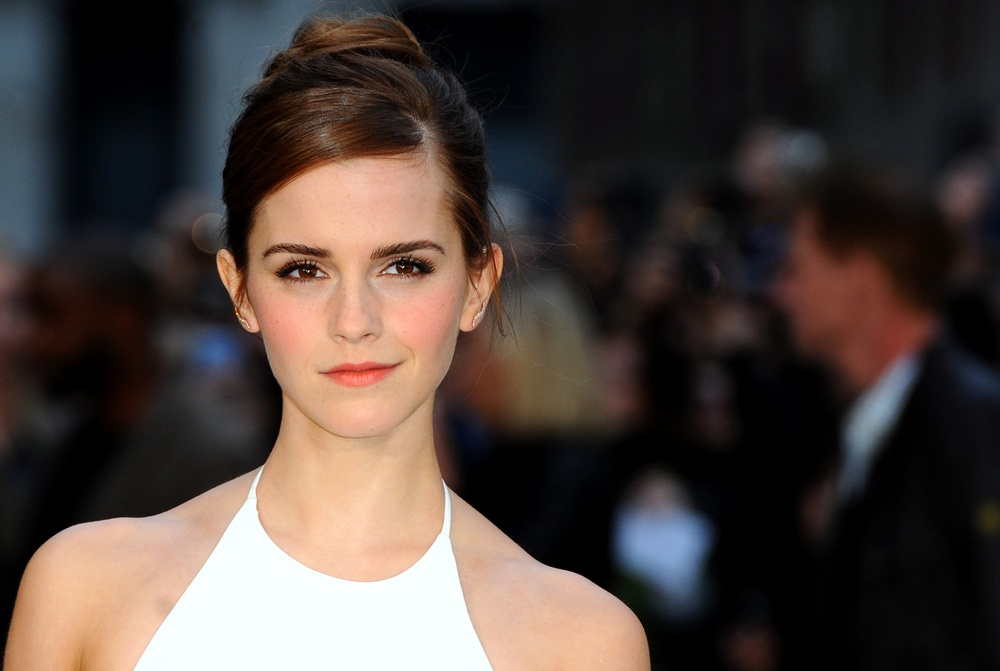
#> input picture Images/emma.jpg, 1000 x 671 px, shrunk from 3000 x 2014 before the run
$ python image_diff.py --first Images/emma.jpg --second Images/mia.jpg   (older library calls are emulated)
#> lines starting #> are read from the running program, lines starting #| are printed output that depends on the picture
# python image_diff.py --first images/original_01.png --second images/modified_01.png
from skimage.measure import compare_ssim
import argparse
import imutils
import cv2

ap = argparse.ArgumentParser()
ap.add_argument("-f", "--first", required=True,
	help="first input image")
ap.add_argument("-s", "--second", required=True,
	help="second")
args = vars(ap.parse_args())

# load the two input images
imageA = cv2.imread(args["first"])
#> imageA is the input picture: shape (671, 1000, 3); mean B, G, R 60.2, 65.1, 76.7
imageB = cv2.imread(args["second"])
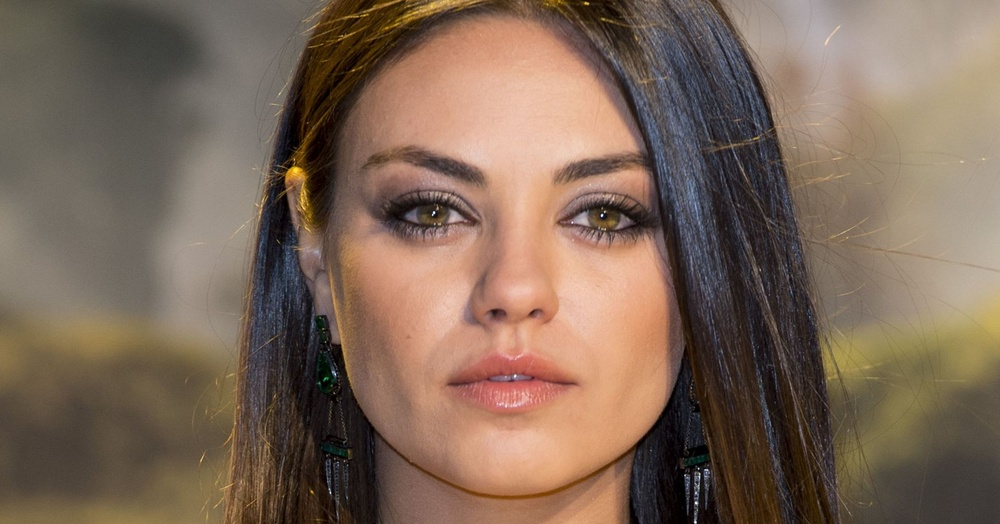
#> input picture Images/mia.jpg, 1000 x 524 px, shrunk from 1910 x 1000 before the run
#> imageB is the input picture: shape (524, 1000, 3); mean B, G, R 87.7, 103.8, 125.4

# convert the images to grayscale
grayA = cv2.cvtColor(imageA, cv2.COLOR_BGR2GRAY)
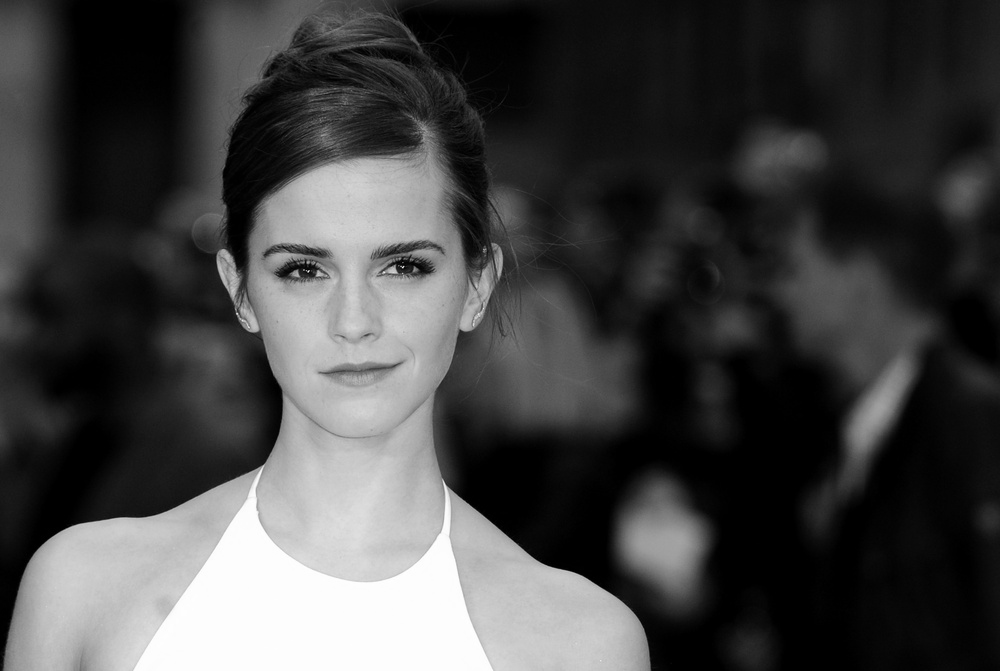
#> grayA: shape (671, 1000); min 0, max 255, mean 68
grayB = cv2.cvtColor(imageB, cv2.COLOR_BGR2GRAY)
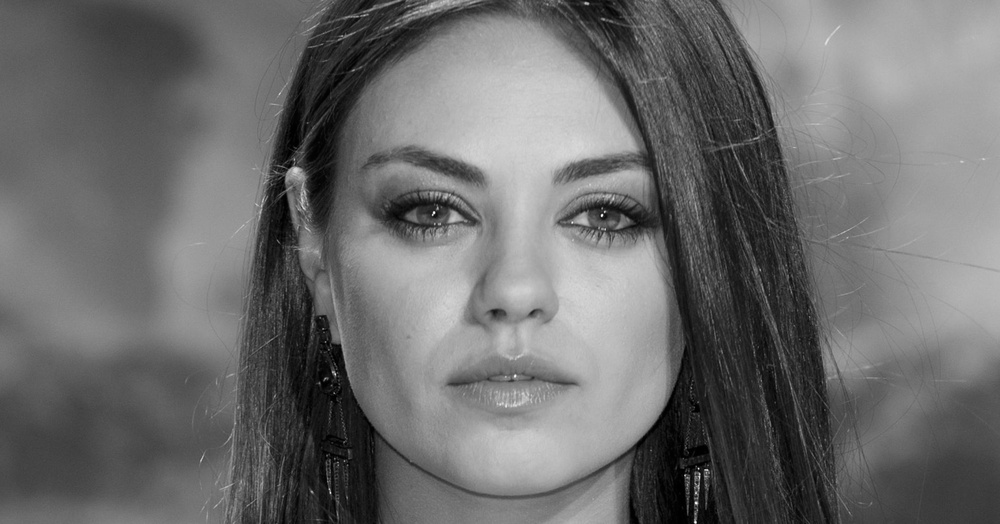
#> grayB: shape (524, 1000); min 0, max 253, mean 108.4

# compute the Structural Similarity Index (SSIM)
#> (the run stopped early here; a loop or call above may not have finished)
